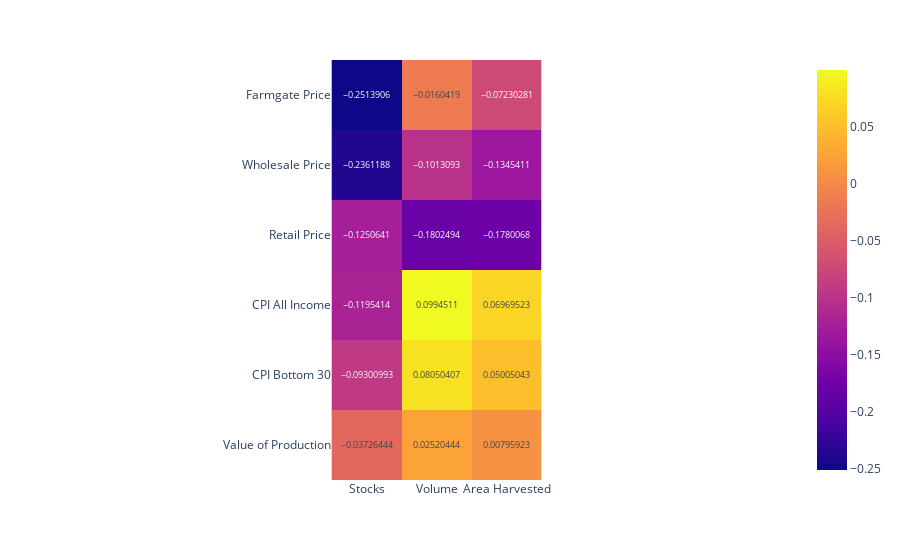

The code cell stored with this chart in its notebook:
### Markdown cell above
## Quarterly-Regional Analysis

### Code cell
# @title Quarterly megadataset for rice
# Volume of Rice
df1 = pd.read_csv("datasets/agricultural-indicators/volume_rice-corn.csv", skiprows=2, na_values=["..", ""])
df1 = preprocess_baesians_1(df1, "Palay", "Rice", melt_value="Volume")

# Farmgate Price of Rice
df2 = read_csv_to_df("datasets/prices/prices_farmgate-new-series_2010-2023.csv")
df2 = get_quarter_columns(df2, range(2012, 2024), 2)
df2 = preprocess_baesians_1(df2, "Palay [Paddy] Other Variety, dry (conv. to 14% mc)", "Rice", melt_value="Farmgate Price")

# Wholesale Price of Rice
df3 = pd.read_csv("datasets/prices/prices_wholesale-new-series_2010-2023.csv",)
df3 = get_quarter_columns(df3, range(2012, 2024), 2)
df3 = preprocess_baesians_1(df3, "Well Milled Rice (WMR)", "Rice", melt_value="Wholesale Price")

# Retail Price of Rice
df4 = read_csv_to_df("datasets/prices/prices_retail_2012-2023.csv")
df4 = get_quarter_columns(df4, range(2012, 2024), 2)
df4 = preprocess_baesians_1(df4, "RICE, REGULAR-MILLED, 1 KG", "Rice", melt_value="Retail Price")

# Cropyield (Area Harvested) of Rice
df5 = pd.read_csv("datasets/agricultural-indicators/area-harvested-palay-corn_quarterly-annual_2010-2023.csv", skiprows=1)
df5 = preprocess_baesians_1(df5, "Palay", "Rice", melt_value="Area Harvested")
df5 = df5[df5["Period"].str.contains("Q")]

# Consumer Price Index (All Income) per Region of Rice
df6 = pd.read_csv("datasets/price-indices-2018-based/cpi_all-income-households-by-cg-with-backcasting_1994-2023.csv")
df6 = get_quarter_columns(df6, range(2012, 2024), 2)
df6 = preprocess_baesians_1(df6, "01.1.1.12 - Rice", "Rice", melt_value="CPI All Income")

# Consumer Price Index (Bottom 30) per Region of Rice
df7 = pd.read_csv("datasets/price-indices-2018-based/cpi_bottom-30-by-cg-with-backcasting_2012-2017.csv")
df7 = preprocess_baesians_1(df7, "01.1.1.12 - Rice", "Rice", melt_value=None)
tdf = pd.read_csv("datasets/price-indices-2018-based/cpi_bottom-30-by-cg_2018-2023.csv")
tdf = preprocess_baesians_1(tdf, "01.1.1.12 - Rice", "Rice", melt_value=None)
df7 = pd.merge(df7, tdf, on=["Geolocation", "Commodity"])
df7 = get_quarter_columns(df7, range(2012, 2024), 2)
df7 = preprocess_baesians_1(df7, "Rice", "Rice", melt_value="CPI Bottom 30")

# Merge all dfs into a single df NOTE: geolocation must be in lower case
# NOTE: barmm is removed because it has null values, unfortunately
dfs = [df1, df2, df3, df4, df5, df6, df7]
df = functools.reduce(lambda left, right: pd.merge(left, right), dfs)
move_column(df, "Area Harvested", 4)

# ------------------------------------

# Value of Production of Rice (Annual)
tdf1 = df_val_of_prod
tdf1 = preprocess_baesians_1(tdf1, "Rice", "Rice", melt_value="Value of Production")

tdf2 = df.iloc[:, :3].copy()
tdf2["Period"] = df["Period"].str.replace(" Q\d", "", regex=True)
df["Value of Production"] = pd.merge(tdf2, tdf1)["Value of Production"]

# # Stocks of Rice (Annual)
tdf1 = df_stocks[df_stocks["Commodity"] == "Rice"][["Period", "Stocks"]]
tdf2 = pd.DataFrame(df["Period"].str.replace(" Q\d", "", regex=True).astype(dtype="int64"))
df.insert(3, "Stocks", pd.merge(tdf2, tdf1)["Stocks"])

# Remove Philippines outlier
df = df[df["Geolocation"] != "philippines"]
for x in ["Volume", "Area Harvested", "Stocks"]:
    for y in ["Retail Price", "Wholesale Price", "Farmgate Price", "CPI All Income", "CPI Bottom 30", "Value of Production"]:
        fig = px.scatter(df, x=x, y=y, color="Geolocation")
        # fig.show()

# Correlation Matrix for Quarterly-Regions
df.info()
contingency = df.iloc[:, 3:].corr()
cont_1 = contingency.iloc[3:, 0:3]
fig = px.imshow(cont_1, text_auto=True)
fig.show()

contingency
df

### Figure 1 — Plotly figure (JSON) as saved in the notebook; plotly's stock layout.template omitted (floating-point values rounded to 4 significant figures)
{"data": [{"coloraxis": "coloraxis", "hovertemplate": "x: %{x}<br>y: %{y}<br>color: %{z}<extra></extra>", "name": "0", "texttemplate": "%{z}", "type": "heatmap", "x": ["Stocks", "Volume", "Area Harvested"], "xaxis": "x", "y": ["Farmgate Price", "Wholesale Price", "Retail Price", "CPI All Income", "CPI Bottom 30", "Value of Production"], "yaxis": "y", "z": [[-0.2514, -0.01604, -0.0723], [-0.2361, -0.1013, -0.1345], [-0.1251, -0.1802, -0.178], [-0.1195, 0.09945, 0.0697], [-0.09301, 0.0805, 0.05005], [-0.03726, 0.0252, 0.007959]]}], "layout": {"coloraxis": {"colorscale": [[0, "#0d0887"], [0.1111, "#46039f"], [0.2222, "#7201a8"], [0.3333, "#9c179e"], [0.4444, "#bd3786"], [0.5556, "#d8576b"], [0.6667, "#ed7953"], [0.7778, "#fb9f3a"], [0.8889, "#fdca26"], [1, "#f0f921"]]}, "margin": {"t": 60}, "xaxis": {"anchor": "y", "constrain": "domain", "domain": [0, 1], "scaleanchor": "y"}, "yaxis": {"anchor": "x", "autorange": "reversed", "constrain": "domain", "domain": [0, 1]}}}
